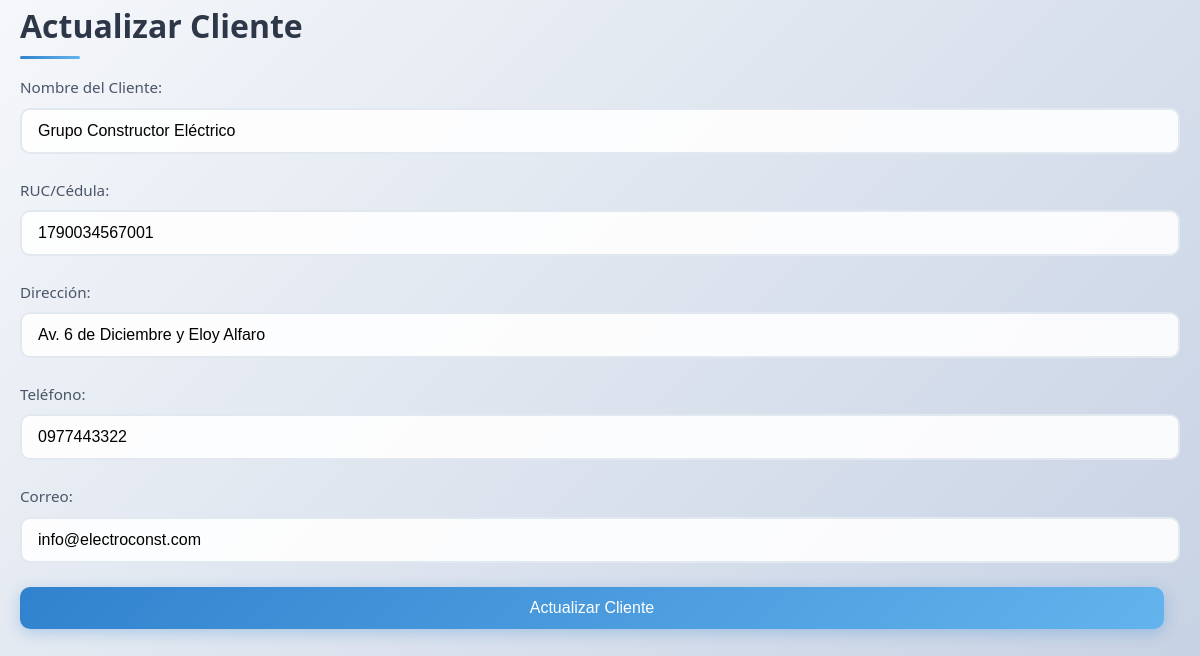
The page /clientes_services/U_clientes.php?id=3 (signed in) on the database its author committed.
### tables this page shows
CREATE TABLE clientes (
    id_cliente INT AUTO_INCREMENT PRIMARY KEY,
    nombre_cliente VARCHAR(100) NOT NULL,
    ruc_cedula VARCHAR(20) NOT NULL UNIQUE,
    direccion VARCHAR(150),
    telefono VARCHAR(20),
    correo VARCHAR(100)
);

### clientes_services/U_clientes.php (the view, shortened to what this page needs)
<?php
require_once '../config/db.php';
$id = $_GET['id'] ?? 0;
if ($id) {
    try {
        $sql = "SELECT * FROM clientes WHERE id_cliente = ?";
        $stmt = $pdo->prepare($sql);
        $stmt->execute([$id]);
        $cliente = $stmt->fetch(PDO::FETCH_ASSOC);
    } catch (PDOException $e) {
        echo "Error: " . $e->getMessage();
    }
}
?>
<!DOCTYPE html>
<html lang="es">
<head>
    <link rel="stylesheet" href="../public/style.css">
</head>
<body>
    <div class="container">
        <h2>Actualizar Cliente</h2>
        <?php if ($cliente): ?>
            <form method="POST" id="clienteForm">
                <div class="form-group">
                    <label for="nombre_cliente">Nombre del Cliente:</label>
                    <input type="text" name="nombre_cliente" id="nombre_cliente" value="<?= htmlspecialchars($cliente['nombre_cliente']) ?>" required>
                </div>
                <div class="form-group">
                    <label for="ruc_cedula">RUC/Cédula:</label>
                    <input type="text" name="ruc_cedula" id="ruc_cedula" value="<?= htmlspecialchars($cliente['ruc_cedula']) ?>" required maxlength="13">
                </div>
                <div class="form-group">
                    <label for="direccion">Dirección:</label>
                    <input type="text" name="direccion" id="direccion" value="<?= htmlspecialchars($cliente['direccion']) ?>" required>
                </div>
                <div class="form-group">
                    <label for="telefono">Teléfono:</label>
                    <input type="text" name="telefono" id="telefono" value="<?= htmlspecialchars($cliente['telefono']) ?>" required maxlength="10">
                </div>
                <div class="form-group">
                    <label for="correo">Correo:</label>
                    <input type="email" name="correo" id="correo" value="<?= htmlspecialchars($cliente['correo']) ?>" required>
                </div>
                <div class="form-group">
                    <button type="submit">Actualizar Cliente</button>
                </div>
            </form>
        <?php endif; ?>
    </div>
</body>
</html>

### public/style.css (style rules this page uses)
* { margin: 0; padding: 0; box-sizing: border-box; }
body { font-family: 'Segoe UI', Tahoma, Geneva, Verdana, sans-serif; line-height: 1.6; color: #333; background: linear-gradient(135deg, #f5f7fa 0%, #c3cfe2 100%); min-height: 100vh; }
.container { max-width: 1200px; margin: 0 auto; padding: 0 20px; }
h2 { color: #2d3748; font-size: 2rem; margin-bottom: 1.5rem; font-weight: 600; position: relative; }
h2::after { content: ''; position: absolute; bottom: -8px; left: 0; width: 60px; height: 3px; background: linear-gradient(90deg, #3182ce, #63b3ed); border-radius: 2px; }
.form-group { margin-bottom: 1.5rem; }
label { display: block; margin-bottom: 0.5rem; color: #4a5568; font-weight: 500; font-size: 0.95rem; }
input[type="text"], input[type="password"], input[type="email"], select, textarea { width: 100%; padding: 0.75rem 1rem; border: 2px solid #e2e8f0; border-radius: 10px; font-size: 1rem; transition: all 0.3s ease; background: rgba(255, 255, 255, 0.9); }
button[type="submit"] { display: inline-block; padding: 0.75rem 2rem; background: linear-gradient(135deg, #3182ce 0%, #63b3ed 100%); color: white; text-decoration: none; border: none; border-radius: 10px; font-size: 1rem; font-weight: 500; cursor: pointer; transition: all 0.3s ease; box-shadow: 0 4px 15px rgba(49, 130, 206, 0.3); margin-right: 1rem; }
.form-group:last-child { display: flex; gap: 1rem; align-items: center; flex-wrap: wrap; }
.form-group:last-child button, .form-group:last-child .btn-secondary { flex: 1; min-width: 150px; text-align: center; }

### rows shown on the page
clientes: nombre_cliente "Grupo Constructor Eléctrico", ruc_cedula "1790034567001", direccion "Av. 6 de Diciembre y Eloy Alfaro", telefono "0977443322", correo "info@electroconst.com"
